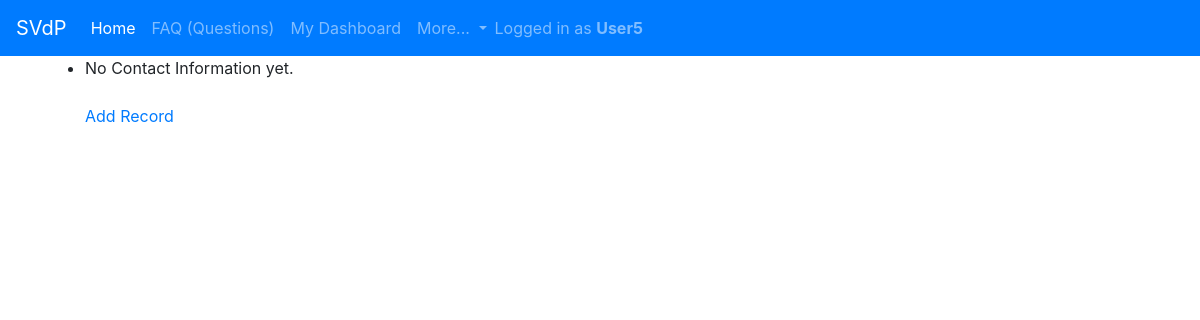
/contact_list/ (signed in), run on an earlier commit of the app's database.
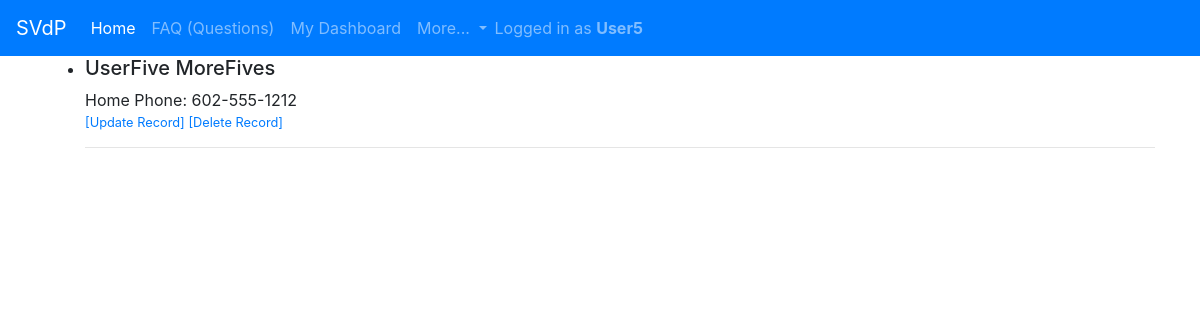
And on a later commit of the database.
### home/models.py (models this page shows, shortened)
class Contact(models.Model):
    username = models.OneToOneField(User, on_delete=models.CASCADE, unique = True, null = True)
    first_name = models.CharField(max_length=200)
    middle_initial = models.CharField(max_length=10, blank=True)
    last_name = models.CharField(max_length=200)
    address1 = models.CharField(max_length=200)
    address2 = models.CharField(max_length=200, blank=True)
    city = models.CharField(max_length=200)
    state = models.CharField(max_length=200, default = 'AZ')
    zipcode = models.CharField(max_length=200)
    mobile_phone = models.CharField(max_length=200)
    home_phone = models.CharField(max_length=200, blank=True)
    email = models.CharField(max_length=200)
    DOB = models.DateField()
    veteran = models.BooleanField()

### home/views.py (the view)
# urls.py: path('contact_list/', login_required(ContactModelList.as_view()), name='contact_list' ),
class ContactModelList(OwnObjectsMixin, ListView):
    model = Contact
    def get_queryset(self):
        return self.model.objects.filter(username=self.request.user)

### home/templates/home/contact_list.html (shortened to what this page needs)
{% extends "base.html" %}
{% load static %}
{% block content %}
<ul>
    {% for object in object_list %}
      <li>
         <h5>{{ object.first_name }} {{ object.last_name }}</h5>
         Home Phone: {{ object.home_phone }}<br>
      </li>
      <h6><small><a href="/home/contact_update/{{ object.id }}/">[Update Record]</a>
      <a href="/home/contact_delete/{{ object.id }}/">[Delete Record]</a></small></h6>
      <hr/>
    {% empty %}
      <li>No Contact Information yet.</li>
      <br><a href="../">Add Record</a>
    {% endfor %}
</ul>
{% endblock %}

What changed in the data, as far as the page shows it:
added Contact: first_name "UserFive", last_name "MoreFives", home_phone "602-555-1212"
Also different on the page:
text no longer shown: "No Contact Information yet. Add Record"
